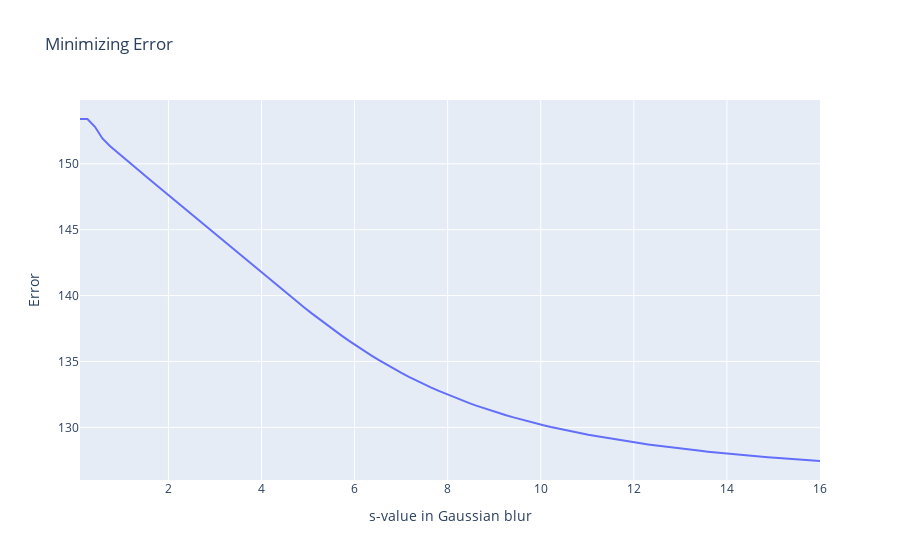

Notebook source saved alongside this figure:
### Code cell
# plot errors with different values of s

def get_error(s):
    psf           = psf_fn(psf_size, s, s, psf_center[0], psf_center[1])
    psf_padded    = pad_psf(psf, boundary_image.shape)
    Ax            = blur_fn(boundary_image, psf_padded, psf_center)
    B             = blurred_true_image
    return norm(Ax - B, ord='fro')

s_values = np.linspace(0.1, 16, 100)
df = pd.DataFrame(dict(
    s = s_values,
    errors = [get_error(s) for s in s_values]
))

fig = px.line(df, x = 's', y = 'errors', title = 'Minimizing Error')
fig.update_layout(
    xaxis_title = 's-value in Gaussian blur',
    yaxis_title = 'Error'
)
# f

### Figure 1 — Plotly figure (JSON) as saved in the notebook; plotly's stock layout.template omitted (floating-point values rounded to 4 significant figures)
{"data": [{"hovertemplate": "s=%{x}<br>errors=%{y}<extra></extra>", "legendgroup": "", "line": {"color": "#636efa", "dash": "solid"}, "marker": {"symbol": "circle"}, "mode": "lines", "name": "", "orientation": "v", "showlegend": false, "type": "scatter", "x": [0.1, 0.2606, 0.4212, 0.5818, 0.7424, 0.903, 1.064, 1.224, 1.385, 1.545, 1.706, 1.867, 2.027, 2.188, 2.348, 2.509, 2.67, 2.83, 2.991, 3.152, 3.312, 3.473, 3.633, 3.794, 3.955, 4.115, 4.276, 4.436, 4.597, 4.758, 4.918, 5.079, 5.239, 5.4, 5.561, 5.721, 5.882, 6.042, 6.203, 6.364, 6.524, 6.685, 6.845, 7.006, 7.167, 7.327, 7.488, 7.648, 7.809, 7.97, 8.13, 8.291, 8.452, 8.612, 8.773, 8.933, 9.094, 9.255, 9.415, 9.576, 9.736, 9.897, 10.06, 10.22, 10.38, 10.54, 10.7, 10.86, 11.02, 11.18, 11.34, 11.5, 11.66, 11.82, 11.98, 12.15, 12.31, 12.47, 12.63, 12.79, 12.95, 13.11, 13.27, 13.43, 13.59, 13.75, 13.91, 14.07, 14.23, 14.39, 14.55, 14.72, 14.88, 15.04, 15.2, 15.36, 15.52, 15.68, 15.84, 16], "xaxis": "x", "y": [153.4, 153.4, 152.8, 151.9, 151.4, 150.9, 150.4, 149.9, 149.4, 149.0, 148.5, 148.0, 147.5, 147.1, 146.6, 146.1, 145.7, 145.2, 144.7, 144.2, 143.8, 143.3, 142.8, 142.3, 141.9, 141.4, 140.9, 140.5, 140.0, 139.5, 139.1, 138.7, 138.2, 137.8, 137.4, 137.0, 136.6, 136.2, 135.8, 135.4, 135.1, 134.8, 134.4, 134.1, 133.8, 133.6, 133.3, 133.0, 132.8, 132.5, 132.3, 132.1, 131.9, 131.7, 131.5, 131.3, 131.1, 130.9, 130.8, 130.6, 130.5, 130.3, 130.2, 130.0, 129.9, 129.8, 129.7, 129.6, 129.4, 129.3, 129.2, 129.1, 129.0, 129.0, 128.9, 128.8, 128.7, 128.6, 128.6, 128.5, 128.4, 128.3, 128.3, 128.2, 128.2, 128.1, 128.0, 128.0, 127.9, 127.9, 127.8, 127.8, 127.7, 127.7, 127.6, 127.6, 127.6, 127.5, 127.5, 127.4], "yaxis": "y"}], "layout": {"legend": {"tracegroupgap": 0}, "title": {"text": "Minimizing Error"}, "xaxis": {"anchor": "y", "domain": [0, 1], "title": {"text": "s-value in Gaussian blur"}}, "yaxis": {"anchor": "x", "domain": [0, 1], "title": {"text": "Error"}}}}
